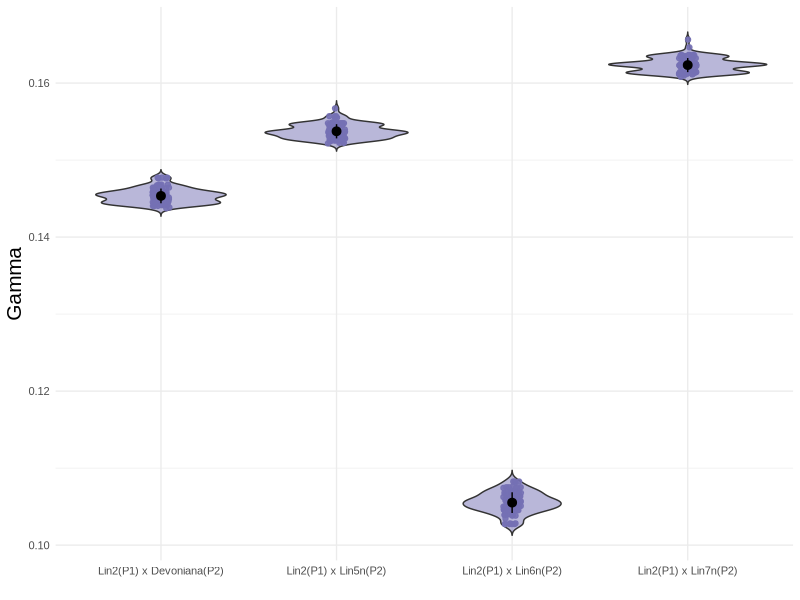

R code for this plot:
library(ggplot2)

# Create the data
df <- data.frame(
  Group = c(
    rep("Lin2(P1) x Devoniana(P2)", 100),
    rep("Lin2(P1) x Lin5n(P2)", 100),
    rep("Lin2(P1) x Lin6n(P2)", 100),
    rep("Lin2(P1) x Lin7n(P2)", 100)
  ),
  
  Gamma = c(
    0.144645052,0.144448537,0.146425183,0.145033246,0.145724303,0.146812785,0.145919606,0.144546844,0.145132579,0.146326473,0.145430288,0.144546844,0.145430288,0.14414668,0.145430288,0.146425183,0.145132579,0.146326473,0.146812785,0.145430288,0.146425183,0.144245754,0.146425183,0.14414668,0.145430288,0.144730989,0.144546844,0.144448537,0.144047505,0.145528749,0.146425183,0.145528749,0.145822004,0.147718844,0.145724303,0.145822004,0.144546844,0.145822004,0.144245754,0.147718844,0.144730989,0.14414668,0.145528749,0.144546844,0.144448537,0.14435013,0.146032275,0.145430288,0.144941678,0.143741076,0.145822004,0.145430288,0.145331728,0.145033246,0.145331728,0.146714939,0.145331728,0.14414668,0.145430288,0.144448537,0.144047505,0.144746673,0.145822004,0.144448537,0.146812785,0.14414668,0.143841031,0.145528749,0.144245754,0.144245754,0.145919606,0.145430288,0.144047505,0.147620758,0.145919606,0.145919606,0.146032275,0.144448537,0.145039033,0.146032275,0.147718844,0.144645052,0.144546844,0.147620758,0.145430288,0.146714939,0.144047505,0.146714939,0.144546844,0.145033246,0.145033246,0.145822004,0.14435013,0.145822004,0.145430288,0.145033246,0.144730989,0.145430288,0.145430288,0.145822004,
    0.152231973,0.152991711,0.152231973,0.153687803,0.153610459,0.154861092,0.153881792,0.153610459,0.153533038,0.153413351,0.152638787,0.153881792,0.15256138,0.152716118,0.154861092,0.156704774,0.15451741,0.153413351,0.153610459,0.153610459,0.152915048,0.153687803,0.153335327,0.152838309,0.152436692,0.153533038,0.153958466,0.154324833,0.152915048,0.15313503,0.153413351,0.152915048,0.152716118,0.153610459,0.153687803,0.152793371,0.154784336,0.153687803,0.154861092,0.15451741,0.15451741,0.154594839,0.153881792,0.155514747,0.15451741,0.155699605,0.152638787,0.155699605,0.15451741,0.154594839,0.154594839,0.152638787,0.153335327,0.15313503,0.152716118,0.154594839,0.152514623,0.154784336,0.15313503,0.153805042,0.15451741,0.154784336,0.154784336,0.155514747,0.153610459,0.152358683,0.152915048,0.154784336,0.153805042,0.153687803,0.152153354,0.154324833,0.153881792,0.152761494,0.153335327,0.155699605,0.153335327,0.153610459,0.153881792,0.152793371,0.152991711,0.152514623,0.152838309,0.154784336,0.15313503,0.153610459,0.154594839,0.154784336,0.152436692,0.153687803,0.154784336,0.153610459,0.153958466,0.154707502,0.153610459,0.153728214,0.153413351,0.152793371,0.15313503,0.153881792,
    0.104999055,0.105805817,0.107082549,0.103918753,0.106880942,0.106070674,0.10509008,0.105623038,0.107428892,0.104999055,0.105623038,0.106790388,0.106347836,0.104907956,0.10509008,0.104537527,0.104629763,0.105805817,0.10509008,0.107519838,0.102736951,0.108259221,0.104999055,0.102829662,0.105181034,0.106251073,0.103918753,0.10643959,0.105714464,0.103918753,0.102736951,0.105805817,0.10643959,0.106699762,0.106880942,0.106971424,0.105714464,0.108259221,0.107428892,0.104999055,0.106790388,0.105805817,0.102736951,0.103826853,0.106790388,0.105714464,0.104629763,0.104537527,0.106070674,0.104629763,0.108259221,0.105181034,0.104537527,0.102829662,0.104629763,0.103443122,0.104537527,0.105714464,0.104907956,0.104999055,0.102736951,0.104999055,0.104629763,0.104010579,0.107519838,0.104537527,0.105181034,0.106790388,0.105623038,0.105623038,0.105714464,0.108167955,0.10509008,0.107519838,0.105623038,0.105257898,0.106790388,0.10643959,0.105623038,0.107082549,0.106251073,0.105805817,0.106160909,0.105714464,0.107519838,0.10509008,0.104010579,0.107610711,0.106790388,0.104629763,0.105257898,0.103826853,0.105714464,0.106971424,0.106251073,0.105714464,0.103918753,0.102736951,0.104537527,0.105714464,
    0.161267396,0.161191784,0.162602901,0.162236762,0.16357553,0.163219296,0.162383348,0.162458606,0.162160946,0.163360805,0.162458606,0.162602901,0.163650435,0.16141891,0.161493986,0.16357553,0.160961713,0.162308042,0.163650435,0.162308042,0.161191784,0.161343806,0.162453345,0.16357553,0.162458606,0.161191784,0.162383348,0.162458606,0.165635749,0.162383348,0.161268656,0.162383348,0.162383348,0.16357553,0.161116126,0.162308042,0.16267761,0.162160946,0.161643145,0.162383348,0.16141891,0.162458606,0.163650435,0.16141891,0.163360805,0.162602901,0.162602901,0.161493986,0.162383348,0.16357553,0.162602901,0.16141891,0.161493966,0.162236762,0.162308042,0.162308042,0.163500578,0.161267396,0.16141891,0.161191784,0.162236762,0.162236762,0.162308042,0.163500578,0.16267761,0.163360805,0.162458606,0.161191784,0.161267396,0.162458606,0.161191784,0.162012022,0.162602901,0.163219296,0.16141891,0.161267396,0.163219296,0.161191784,0.161343806,0.162383348,0.161717655,0.161493986,0.162383348,0.162383348,0.161643145,0.161343806,0.163436264,0.163500578,0.163219296,0.162602901,0.162453345,0.164636392,0.163650435,0.163650435,0.16141891,0.160805383,0.162602901,0.161191784,0.16141891,0.16357553
  )
)


# Look at the data
print(df)

p <- ggplot(df, aes(x = Group, y = Gamma)) +
  geom_violin(trim = FALSE,fill = "#7570B3", alpha = 0.5) +
  geom_jitter(width = 0.05,size = 1.5, alpha = 0.9, color = "#7570B3") +
  stat_summary(
    fun = mean,
    fun.min = function(x) mean(x) - sd(x),
    fun.max = function(x) mean(x) + sd(x),
    geom = "pointrange"
  )+
  #scale_y_continuous(breaks = seq(0, 1, by = 0.15)) +
  scale_y_continuous(breaks = scales::breaks_extended(n = 5))+
  theme_minimal(base_size = 10,base_family = "Arial") +
  theme(axis.title = element_text(size = 10),
    axis.title.x = element_text(size =10),  
    axis.title.y = element_text(size =15))+
  labs(
    x = "",
    y = "Gamma")

ggsave("HyDe.svg", plot = p, width = 6, height = 6)
